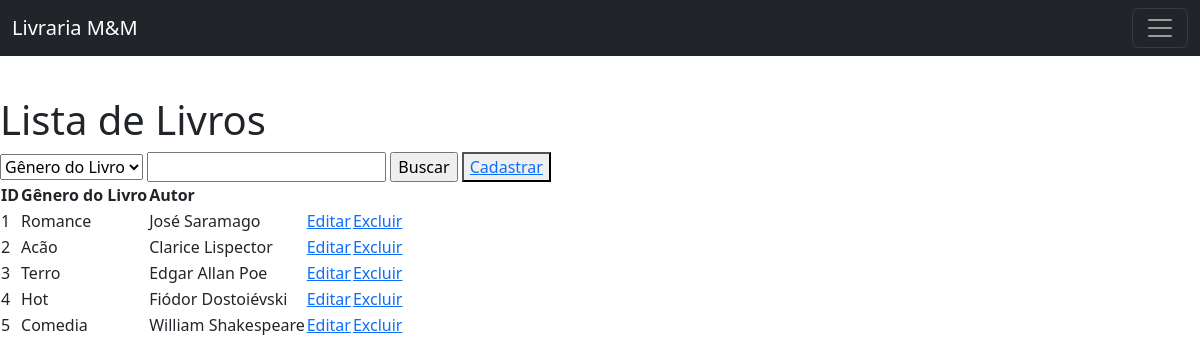
Screenshot of /view/LivrosList.php with the database file from the repository.
### tables this page shows
CREATE TABLE IF NOT EXISTS `livros` (
  `id` int NOT NULL AUTO_INCREMENT,
  `genero` varchar(100) DEFAULT NULL,
  `autor` varchar(20) DEFAULT NULL,
  PRIMARY KEY (`id`)
);

### model/BD.class.php (called while the page is built, shortened)
<?php
class BD {
  private $host = "localhost";
	private $dbname = "db_aula";
	private $port = 3306;
	private $usuario = "root";
	private $senha = "";
	private $db_charset = "utf8";
	public function conn()
  {
    $conn = "mysql:host=$this->host;dbname=$this->dbname;port=$this->port";
    return new PDO(
      $conn,
      $this->usuario,
      $this->senha,
      [ PDO::MYSQL_ATTR_INIT_COMMAND => "SET NAMES " . $this->db_charset ]
    );
  }
	public function select($nome_tabela)
  {
    $conn = $this->conn();
    $sql = "select * from $nome_tabela;";
    $st = $conn->prepare($sql);
    $st->execute();
		return $st->fetchAll(PDO::FETCH_CLASS);
  }
}

### controller/LivrosController.php (called while the page is built, shortened)
<?php
include "../Model/BD.class.php";
class LivrosController {
    private $model;
    private $table = "livros";
    public function __construct(){
        $this->model = new BD();
    }
    public function carregar(){
        return $this->model->select($this->table);
    }
}

### view/LivrosList.php (the view, shortened to what this page needs)
<?php
include "../controller/LivrosController.php";
   $livros = new LivrosController();
  if(!empty($_POST)){
    $load = $livros->pesquisar($_POST);
  }else{
    $load = $livros->carregar();
  }
?>
<!doctype html>
<html lang="en">
  <head>
    <link href="https://cdn.jsdelivr.net/npm/bootstrap@5.3.0-alpha3/dist/css/bootstrap.min.css" rel="stylesheet">
    <link href="https://cdn.jsdelivr.net/npm/bootstrap@5.3.0-alpha3/dist/css/bootstrap.min.css" rel="stylesheet">
  </head>
  <body>
     <nav class="navbar navbar-dark bg-dark fixed-top">
  <div class="container-fluid">
    <a class="navbar-brand" href="./index.php">Livraria M&M</a>
    <button class="navbar-toggler" type="button" data-bs-toggle="offcanvas" data-bs-target="#offcanvasDarkNavbar" aria-controls="offcanvasDarkNavbar" aria-label="Toggle navigation">
      <span class="navbar-toggler-icon"></span>
    </button>
  </div>
</nav>
<br>
<br>
<br>
<br>
    <h1>Lista de Livros</h1>
    <form action="LivrosList.php" method="post">
      <select name="campo">
        <option value="genero">Gênero do Livro</option>
      </select>
      <input type="text" name="valor" />
      <input type="submit" value="Buscar"/>
      <button><a href="LivrosForm.php">Cadastrar</a></button>
  </form>
    <table>
        <tr>
            <th>ID</th>
            <th>Gênero do Livro</th>
            <th>Autor</th>
        </tr>
    <?php
    foreach($load as $item){
      echo"<tr>
            <td>$item->id</td>
            <td>$item->genero</td>
            <td>$item->autor</td>
            <td><a href='./LivrosList.php?id=$item->id'>Editar</a></td>
            <td><a href='./LivrosList.php?id=$item->id'
                    onclick='return confirm(\"Deseja Excluir?\")'
            >Excluir</a></td>
           </tr>";
    }
        ?>
    </table>
  </body>
</html>
	</body>
</html>

### rows the page displays
livros: id "1", genero "Romance", autor "José Saramago"
livros: id "2", genero "Acão", autor "Clarice Lispector"
livros: id "3", genero "Terro", autor "Edgar Allan Poe"
livros: id "4", genero "Hot", autor "Fiódor Dostoiévski"
livros: id "5", genero "Comedia", autor "William Shakespeare"
